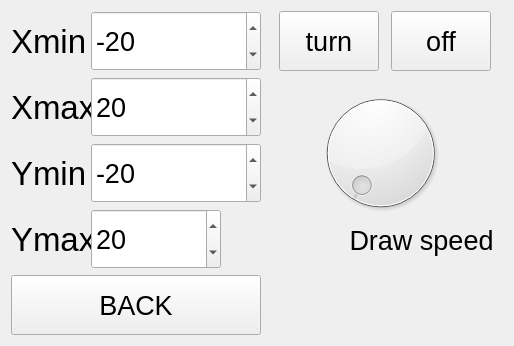
      <widget class="QWidget" name="tab_9">
       <attribute name="title">
        <string>Tab 2</string>
       </attribute>
       <layout class="QGridLayout" name="gridLayout_12">
        <item row="0" column="0">
         <layout class="QHBoxLayout" name="horizontalLayout">
          <property name="spacing">
           <number>0</number>
          </property>
          <item>
           <widget class="QLabel" name="label_xmin">
            <property name="sizePolicy">
             <sizepolicy hsizetype="Fixed" vsizetype="Fixed">
              <horstretch>0</horstretch>
              <verstretch>0</verstretch>
             </sizepolicy>
            </property>
            <property name="minimumSize">
             <size>
              <width>80</width>
              <height>60</height>
             </size>
            </property>
            <property name="maximumSize">
             <size>
              <width>70</width>
              <height>60</height>
             </size>
            </property>
            <property name="font">
             <font>
              <pointsize>25</pointsize>
             </font>
            </property>
            <property name="autoFillBackground">
             <bool>false</bool>
            </property>
            <property name="styleSheet">
             <string notr="true"/>
            </property>
            <property name="lineWidth">
             <number>4</number>
            </property>
            <property name="text">
             <string>Xmin</string>
            </property>
           </widget>
          </item>
          <item>
           <widget class="QSpinBox" name="spinBox_xmin_number">
            <property name="minimumSize">
             <size>
              <width>130</width>
              <height>60</height>
             </size>
            </property>
            <property name="font">
             <font>
              <pointsize>20</pointsize>
             </font>
            </property>
            <property name="layoutDirection">
             <enum>Qt::LeftToRight</enum>
            </property>
            <property name="styleSheet">
             <string notr="true"/>
            </property>
            <property name="minimum">
             <number>-1000000</number>
            </property>
            <property name="maximum">
             <number>0</number>
            </property>
            <property name="singleStep">
             <number>1</number>
            </property>
            <property name="value">
             <number>-20</number>
            </property>
           </widget>
          </item>
         </layout>
        </item>
        <item row="3" column="0">
         <layout class="QHBoxLayout" name="horizontalLayout_4">
          <property name="spacing">
           <number>0</number>
          </property>
          <item>
           <widget class="QLabel" name="label_ymax">
            <property name="sizePolicy">
             <sizepolicy hsizetype="Fixed" vsizetype="Fixed">
              <horstretch>0</horstretch>
              <verstretch>0</verstretch>
             </sizepolicy>
            </property>
            <property name="minimumSize">
             <size>
              <width>80</width>
              <height>60</height>
             </size>
            </property>
            <property name="maximumSize">
             <size>
              <width>70</width>
              <height>60</height>
             </size>
            </property>
            <property name="font">
             <font>
              <pointsize>25</pointsize>
             </font>
            </property>
            <property name="text">
             <string>Ymax</string>
            </property>
           </widget>
          </item>
          <item>
           <widget class="QSpinBox" name="spinBox_ymax_number">
            <property name="minimumSize">
             <size>
              <width>130</width>
              <height>60</height>
             </size>
            </property>
            <property name="font">
             <font>
              <pointsize>20</pointsize>
             </font>
            </property>
            <property name="minimum">
             <number>0</number>
            </property>
            <property name="maximum">
             <number>1000000</number>
            </property>
            <property name="singleStep">
             <number>1</number>
            </property>
            <property name="value">
             <number>20</number>
            </property>
           </widget>
          </item>
          <item>
           <spacer name="horizontalSpacer">
            <property name="orientation">
             <enum>Qt::Horizontal</enum>
            </property>
            <property name="sizeHint" stdset="0">
             <size>
              <width>40</width>
              <height>20</height>
             </size>
            </property>
           </spacer>
          </item>
         </layout>
        </item>
        <item row="4" column="0">
         <widget class="QPushButton" name="pushButton_back_">
          <property name="sizePolicy">
           <sizepolicy hsizetype="Preferred" vsizetype="Fixed">
            <horstretch>0</horstretch>
            <verstretch>0</verstretch>
           </sizepolicy>
          </property>
          <property name="minimumSize">
           <size>
            <width>205</width>
            <height>60</height>
           </size>
          </property>
          <property name="maximumSize">
           <size>
            <width>16777215</width>
            <height>16777215</height>
           </size>
          </property>
          <property name="font">
           <font>
            <pointsize>20</pointsize>
           </font>
          </property>
          <property name="text">
           <string>BACK</string>
          </property>
         </widget>
        </item>
        <item row="1" column="1" rowspan="3">
         <widget class="QWidget" name="widget_speed_graph" native="true">
          <property name="sizePolicy">
           <sizepolicy hsizetype="Preferred" vsizetype="Preferred">
            <horstretch>0</horstretch>
            <verstretch>0</verstretch>
           </sizepolicy>
          </property>
          <property name="minimumSize">
           <size>
            <width>0</width>
            <height>0</height>
           </size>
          </property>
          <property name="maximumSize">
           <size>
            <width>16777215</width>
            <height>16777215</height>
           </size>
          </property>
          <layout class="QVBoxLayout" name="verticalLayout">
           <property name="spacing">
            <number>0</number>
           </property>
           <property name="leftMargin">
            <number>0</number>
           </property>
           <item>
            <widget class="QDial" name="dial_speed_graph">
             <property name="minimumSize">
              <size>
               <width>0</width>
               <height>0</height>
              </size>
             </property>
             <property name="minimum">
              <number>100</number>
             </property>
             <property name="maximum">
              <number>300</number>
             </property>
            </widget>
           </item>
           <item>
            <widget class="QLabel" name="label_draw_speed">
             <property name="sizePolicy">
              <sizepolicy hsizetype="Preferred" vsizetype="Fixed">
               <horstretch>0</horstretch>
               <verstretch>0</verstretch>
              </sizepolicy>
             </property>
             <property name="minimumSize">
              <size>
               <width>0</width>
               <height>40</height>
              </size>
             </property>
             <property name="maximumSize">
              <size>
               <width>16777215</width>
               <height>40</height>
              </size>
             </property>
             <property name="font">
              <font>
               <pointsize>20</pointsize>
              </font>
             </property>
             <property name="text">
              <string>           Draw speed</string>
             </property>
            </widget>
           </item>
          </layout>
         </widget>
        </item>
        <item row="2" column="0">
         <layout class="QHBoxLayout" name="horizontalLayout_3">
          <property name="spacing">
           <number>0</number>
          </property>
          <item>
           <widget class="QLabel" name="label_ymin">
            <property name="sizePolicy">
             <sizepolicy hsizetype="Fixed" vsizetype="Fixed">
              <horstretch>0</horstretch>
              <verstretch>0</verstretch>
             </sizepolicy>
            </property>
            <property name="minimumSize">
             <size>
              <width>80</width>
              <height>60</height>
             </size>
            </property>
            <property name="maximumSize">
             <size>
              <width>70</width>
              <height>60</height>
             </size>
            </property>
            <property name="font">
             <font>
              <pointsize>25</pointsize>
             </font>
            </property>
            <property name="text">
             <string>Ymin</string>
            </property>
           </widget>
          </item>
          <item>
           <widget class="QSpinBox" name="spinBox_ymin_number">
            <property name="minimumSize">
             <size>
              <width>130</width>
              <height>60</height>
             </size>
            </property>
            <property name="font">
             <font>
              <pointsize>20</pointsize>
             </font>
            </property>
            <property name="minimum">
             <number>-1000000</number>
            </property>
            <property name="maximum">
             <number>0</number>
            </property>
            <property name="singleStep">
             <number>1</number>
            </property>
            <property name="value">
             <number>-20</number>
            </property>
           </widget>
          </item>
         </layout>
        </item>
        <item row="1" column="0">
         <layout class="QHBoxLayout" name="horizontalLayout_2">
          <property name="spacing">
           <number>0</number>
          </property>
          <item>
           <widget class="QLabel" name="label_xmax">
            <property name="sizePolicy">
             <sizepolicy hsizetype="Fixed" vsizetype="Fixed">
              <horstretch>0</horstretch>
              <verstretch>0</verstretch>
             </sizepolicy>
            </property>
            <property name="minimumSize">
             <size>
              <width>80</width>
              <height>60</height>
             </size>
            </property>
            <property name="maximumSize">
             <size>
              <width>70</width>
              <height>60</height>
             </size>
            </property>
            <property name="font">
             <font>
              <pointsize>25</pointsize>
             </font>
            </property>
            <property name="text">
             <string>Xmax</string>
            </property>
           </widget>
          </item>
          <item>
           <widget class="QSpinBox" name="spinBox_xmax_number">
            <property name="minimumSize">
             <size>
              <width>130</width>
              <height>60</height>
             </size>
            </property>
            <property name="font">
             <font>
              <pointsize>20</pointsize>
             </font>
            </property>
            <property name="minimum">
             <number>0</number>
            </property>
            <property name="maximum">
             <number>1000000</number>
            </property>
            <property name="singleStep">
             <number>1</number>
            </property>
            <property name="value">
             <number>20</number>
            </property>
           </widget>
          </item>
         </layout>
        </item>
        <item row="0" column="1">
         <layout class="QHBoxLayout" name="horizontalLayout_5">
          <property name="spacing">
           <number>0</number>
          </property>
          <item>
           <widget class="QPushButton" name="pushButton_animation_turn">
            <property name="sizePolicy">
             <sizepolicy hsizetype="Fixed" vsizetype="Fixed">
              <horstretch>0</horstretch>
              <verstretch>0</verstretch>
             </sizepolicy>
            </property>
            <property name="minimumSize">
             <size>
              <width>100</width>
              <height>60</height>
             </size>
            </property>
            <property name="font">
             <font>
              <pointsize>20</pointsize>
             </font>
            </property>
            <property name="styleSheet">
             <string notr="true"/>
            </property>
            <property name="text">
             <string>turn</string>
            </property>
           </widget>
          </item>
          <item>
           <widget class="QPushButton" name="pushButton_animation_off">
            <property name="sizePolicy">
             <sizepolicy hsizetype="Fixed" vsizetype="Fixed">
              <horstretch>0</horstretch>
              <verstretch>0</verstretch>
             </sizepolicy>
            </property>
            <property name="minimumSize">
             <size>
              <width>100</width>
              <height>60</height>
             </size>
            </property>
            <property name="font">
             <font>
              <pointsize>20</pointsize>
             </font>
            </property>
            <property name="styleSheet">
             <string notr="true"/>
            </property>
            <property name="text">
             <string>off</string>
            </property>
           </widget>
          </item>
         </layout>
        </item>
       </layout>
      </widget>
